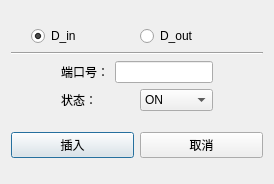
<?xml version="1.0" encoding="UTF-8"?>
<ui version="4.0">
 <class>Dialog</class>
 <widget class="QDialog" name="Dialog">
  <property name="geometry">
   <rect>
    <x>0</x>
    <y>0</y>
    <width>274</width>
    <height>184</height>
   </rect>
  </property>
  <property name="windowTitle">
   <string>设置串口状态</string>
  </property>
  <layout class="QVBoxLayout" name="verticalLayout_2" stretch="1,0">
   <item>
    <layout class="QVBoxLayout" name="verticalLayout" stretch="1,0,2">
     <item>
      <layout class="QHBoxLayout" name="horizontalLayout_2">
       <property name="leftMargin">
        <number>20</number>
       </property>
       <property name="topMargin">
        <number>0</number>
       </property>
       <property name="rightMargin">
        <number>20</number>
       </property>
       <property name="bottomMargin">
        <number>0</number>
       </property>
       <item>
        <widget class="QRadioButton" name="rb_din">
         <property name="text">
          <string>D_in</string>
         </property>
         <property name="checked">
          <bool>true</bool>
         </property>
        </widget>
       </item>
       <item>
        <widget class="QRadioButton" name="rb_dout">
         <property name="text">
          <string>D_out</string>
         </property>
        </widget>
       </item>
      </layout>
     </item>
     <item>
      <widget class="Line" name="line">
       <property name="orientation">
        <enum>Qt::Horizontal</enum>
       </property>
      </widget>
     </item>
     <item>
      <layout class="QVBoxLayout" name="verticalLayout_3">
       <property name="topMargin">
        <number>0</number>
       </property>
       <property name="bottomMargin">
        <number>0</number>
       </property>
       <item>
        <layout class="QHBoxLayout" name="horizontalLayout_6">
         <property name="leftMargin">
          <number>50</number>
         </property>
         <property name="rightMargin">
          <number>50</number>
         </property>
         <item>
          <widget class="QLabel" name="label_3">
           <property name="text">
            <string>端口号：</string>
           </property>
          </widget>
         </item>
         <item>
          <widget class="QLineEdit" name="et_val_port"/>
         </item>
        </layout>
       </item>
       <item>
        <layout class="QHBoxLayout" name="horizontalLayout_4">
         <property name="leftMargin">
          <number>50</number>
         </property>
         <property name="rightMargin">
          <number>50</number>
         </property>
         <item>
          <widget class="QLabel" name="label">
           <property name="layoutDirection">
            <enum>Qt::LeftToRight</enum>
           </property>
           <property name="text">
            <string>状态：</string>
           </property>
           <property name="alignment">
            <set>Qt::AlignLeading|Qt::AlignLeft|Qt::AlignVCenter</set>
           </property>
          </widget>
         </item>
         <item>
          <widget class="QComboBox" name="cb_onoff">
           <item>
            <property name="text">
             <string>ON</string>
            </property>
           </item>
           <item>
            <property name="text">
             <string>OFF</string>
            </property>
           </item>
          </widget>
         </item>
        </layout>
       </item>
      </layout>
     </item>
    </layout>
   </item>
   <item>
    <layout class="QHBoxLayout" name="horizontalLayout">
     <item>
      <widget class="QPushButton" name="btn_d_insert">
       <property name="text">
        <string>插入</string>
       </property>
      </widget>
     </item>
     <item>
      <widget class="QPushButton" name="btn_d_cancel">
       <property name="text">
        <string>取消</string>
       </property>
      </widget>
     </item>
    </layout>
   </item>
  </layout>
 </widget>
 <resources/>
 <connections/>
</ui>
